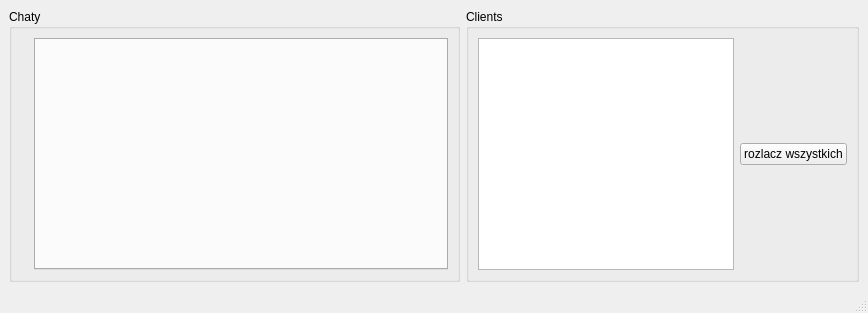
<?xml version="1.0" encoding="UTF-8"?>
<ui version="4.0">
 <class>MainPage</class>
 <widget class="QMainWindow" name="MainPage">
  <property name="geometry">
   <rect>
    <x>0</x>
    <y>0</y>
    <width>868</width>
    <height>313</height>
   </rect>
  </property>
  <property name="windowTitle">
   <string>MainWindow</string>
  </property>
  <widget class="QWidget" name="centralwidget">
   <layout class="QHBoxLayout" name="horizontalLayout_3" stretch="3,0">
    <item>
     <widget class="QGroupBox" name="grpChats">
      <property name="title">
       <string>Chaty</string>
      </property>
      <layout class="QHBoxLayout" name="horizontalLayout">
       <item>
        <widget class="QLabel" name="label">
         <property name="text">
          <string/>
         </property>
        </widget>
       </item>
       <item>
        <widget class="QTabWidget" name="tbChats"/>
       </item>
      </layout>
     </widget>
    </item>
    <item>
     <widget class="QGroupBox" name="grpClients">
      <property name="title">
       <string>Clients</string>
      </property>
      <layout class="QHBoxLayout" name="horizontalLayout_2">
       <item>
        <widget class="QListWidget" name="lstClients"/>
       </item>
       <item>
        <widget class="QPushButton" name="DisconnectAll">
         <property name="text">
          <string>rozlacz wszystkich</string>
         </property>
        </widget>
       </item>
      </layout>
     </widget>
    </item>
   </layout>
  </widget>
  <widget class="QMenuBar" name="menubar">
   <property name="geometry">
    <rect>
     <x>0</x>
     <y>0</y>
     <width>868</width>
     <height>21</height>
    </rect>
   </property>
  </widget>
  <widget class="QStatusBar" name="statusbar"/>
 </widget>
 <resources/>
 <connections/>
</ui>
